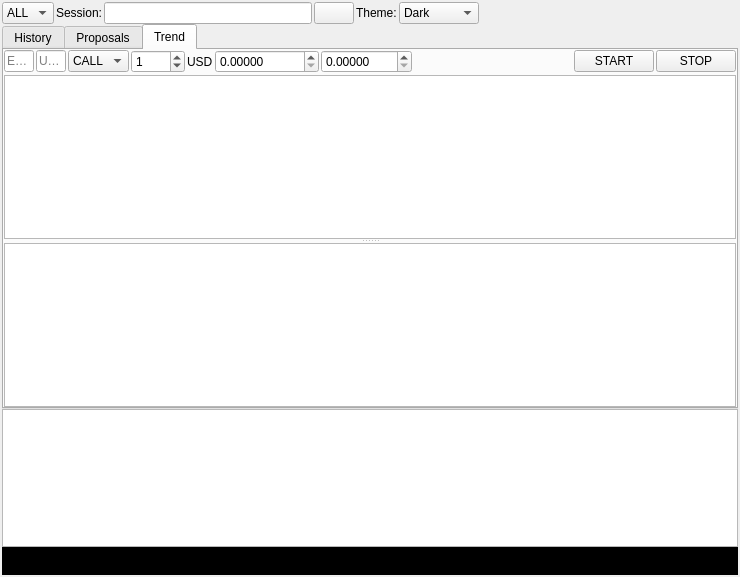
<?xml version="1.0" encoding="UTF-8"?>
<ui version="4.0">
 <class>CWdgCentral</class>
 <widget class="QWidget" name="CWdgCentral">
  <property name="geometry">
   <rect>
    <x>0</x>
    <y>0</y>
    <width>740</width>
    <height>577</height>
   </rect>
  </property>
  <property name="sizePolicy">
   <sizepolicy hsizetype="Preferred" vsizetype="Preferred">
    <horstretch>0</horstretch>
    <verstretch>0</verstretch>
   </sizepolicy>
  </property>
  <property name="windowTitle">
   <string>Broker Telegram Bot (by FDS)</string>
  </property>
  <layout class="QGridLayout" name="gridLayout">
   <property name="leftMargin">
    <number>2</number>
   </property>
   <property name="topMargin">
    <number>2</number>
   </property>
   <property name="rightMargin">
    <number>2</number>
   </property>
   <property name="bottomMargin">
    <number>2</number>
   </property>
   <property name="spacing">
    <number>0</number>
   </property>
   <item row="4" column="0">
    <widget class="QLabel" name="lblError">
     <property name="sizePolicy">
      <sizepolicy hsizetype="Expanding" vsizetype="Preferred">
       <horstretch>0</horstretch>
       <verstretch>0</verstretch>
      </sizepolicy>
     </property>
     <property name="styleSheet">
      <string notr="true">QLabel{background-color:black;}</string>
     </property>
     <property name="text">
      <string>&lt;no errors&gt;</string>
     </property>
     <property name="alignment">
      <set>Qt::AlignCenter</set>
     </property>
    </widget>
   </item>
   <item row="0" column="0">
    <layout class="QHBoxLayout" name="horizontalLayout_Main">
     <property name="spacing">
      <number>2</number>
     </property>
     <item>
      <widget class="QComboBox" name="comboSession">
       <item>
        <property name="text">
         <string>ALL</string>
        </property>
       </item>
      </widget>
     </item>
     <item>
      <widget class="QLabel" name="labelSession">
       <property name="text">
        <string>Session:</string>
       </property>
      </widget>
     </item>
     <item>
      <widget class="QLineEdit" name="leSession">
       <property name="maxLength">
        <number>256</number>
       </property>
       <property name="readOnly">
        <bool>true</bool>
       </property>
      </widget>
     </item>
     <item>
      <widget class="QPushButton" name="pbClearSession">
       <property name="text">
        <string/>
       </property>
       <property name="icon">
        <iconset resource="../BrokerTelegramBot.qrc">
         <normaloff>:/icons/resources/clear.png</normaloff>:/icons/resources/clear.png</iconset>
       </property>
      </widget>
     </item>
     <item>
      <widget class="QLabel" name="labelTheme">
       <property name="text">
        <string>Theme:</string>
       </property>
      </widget>
     </item>
     <item>
      <widget class="QComboBox" name="cbLookApply">
       <item>
        <property name="text">
         <string>Dark</string>
        </property>
       </item>
       <item>
        <property name="text">
         <string>Darkino</string>
        </property>
       </item>
       <item>
        <property name="text">
         <string>Desert</string>
        </property>
       </item>
       <item>
        <property name="text">
         <string>Mountain</string>
        </property>
       </item>
       <item>
        <property name="text">
         <string>Water</string>
        </property>
       </item>
      </widget>
     </item>
     <item>
      <widget class="QPushButton" name="pbBalance">
       <property name="text">
        <string/>
       </property>
       <property name="icon">
        <iconset resource="../BrokerTelegramBot.qrc">
         <normaloff>:/icons/resources/empty.png</normaloff>:/icons/resources/empty.png</iconset>
       </property>
       <property name="flat">
        <bool>true</bool>
       </property>
      </widget>
     </item>
     <item>
      <widget class="QLabel" name="leCurrency">
       <property name="text">
        <string/>
       </property>
      </widget>
     </item>
     <item>
      <spacer name="horizontalSpacer_2">
       <property name="orientation">
        <enum>Qt::Horizontal</enum>
       </property>
       <property name="sizeHint" stdset="0">
        <size>
         <width>40</width>
         <height>20</height>
        </size>
       </property>
      </spacer>
     </item>
    </layout>
   </item>
   <item row="2" column="0">
    <widget class="QTextEdit" name="textDetails"/>
   </item>
   <item row="3" column="0">
    <widget class="QLabel" name="lblInfo">
     <property name="sizePolicy">
      <sizepolicy hsizetype="Expanding" vsizetype="Preferred">
       <horstretch>0</horstretch>
       <verstretch>0</verstretch>
      </sizepolicy>
     </property>
     <property name="styleSheet">
      <string notr="true">QLabel{background-color:black;}</string>
     </property>
     <property name="text">
      <string>Ready.</string>
     </property>
     <property name="alignment">
      <set>Qt::AlignCenter</set>
     </property>
    </widget>
   </item>
   <item row="1" column="0">
    <widget class="QTabWidget" name="tabMain">
     <property name="currentIndex">
      <number>2</number>
     </property>
     <widget class="QWidget" name="tabHistory">
      <attribute name="title">
       <string>History</string>
      </attribute>
      <layout class="QGridLayout" name="gridLayout_2">
       <property name="leftMargin">
        <number>0</number>
       </property>
       <property name="topMargin">
        <number>0</number>
       </property>
       <property name="rightMargin">
        <number>0</number>
       </property>
       <property name="bottomMargin">
        <number>0</number>
       </property>
       <property name="spacing">
        <number>2</number>
       </property>
       <item row="0" column="0">
        <layout class="QHBoxLayout" name="horizontalLayout_HistoryHead">
         <property name="spacing">
          <number>2</number>
         </property>
         <item>
          <widget class="QLabel" name="labelPingSentRecv">
           <property name="text">
            <string>ping(sent/recv)</string>
           </property>
          </widget>
         </item>
         <item>
          <widget class="QSpinBox" name="sbPingSent">
           <property name="readOnly">
            <bool>true</bool>
           </property>
           <property name="maximum">
            <number>999999999</number>
           </property>
          </widget>
         </item>
         <item>
          <widget class="QSpinBox" name="sbPongRecv">
           <property name="readOnly">
            <bool>true</bool>
           </property>
           <property name="maximum">
            <number>999999999</number>
           </property>
          </widget>
         </item>
         <item>
          <widget class="QLabel" name="labelReqIdSentRecv">
           <property name="text">
            <string>req_id(sent/recv)</string>
           </property>
          </widget>
         </item>
         <item>
          <widget class="QSpinBox" name="sbReqIdSent">
           <property name="readOnly">
            <bool>true</bool>
           </property>
           <property name="maximum">
            <number>999999999</number>
           </property>
          </widget>
         </item>
         <item>
          <widget class="QSpinBox" name="sbReqIdRecv">
           <property name="readOnly">
            <bool>true</bool>
           </property>
           <property name="maximum">
            <number>999999999</number>
           </property>
          </widget>
         </item>
         <item>
          <widget class="QLabel" name="labelProposal">
           <property name="text">
            <string>Proposal:</string>
           </property>
          </widget>
         </item>
         <item>
          <widget class="QDoubleSpinBox" name="dsbProposal">
           <property name="maximum">
            <double>999.990000000000009</double>
           </property>
          </widget>
         </item>
         <item>
          <spacer name="horizontalSpacer">
           <property name="orientation">
            <enum>Qt::Horizontal</enum>
           </property>
           <property name="sizeHint" stdset="0">
            <size>
             <width>40</width>
             <height>20</height>
            </size>
           </property>
          </spacer>
         </item>
        </layout>
       </item>
       <item row="1" column="0">
        <widget class="QTableView" name="tbHistory"/>
       </item>
      </layout>
     </widget>
     <widget class="QWidget" name="tabProposals">
      <attribute name="title">
       <string>Proposals</string>
      </attribute>
      <layout class="QGridLayout" name="gridLayout_3">
       <property name="leftMargin">
        <number>0</number>
       </property>
       <property name="topMargin">
        <number>0</number>
       </property>
       <property name="rightMargin">
        <number>0</number>
       </property>
       <property name="bottomMargin">
        <number>0</number>
       </property>
       <property name="spacing">
        <number>2</number>
       </property>
       <item row="0" column="0">
        <layout class="QHBoxLayout" name="horizontalLayout_ProposalHead">
         <property name="spacing">
          <number>6</number>
         </property>
         <item>
          <widget class="QComboBox" name="comboProposals">
           <item>
            <property name="text">
             <string>ALL</string>
            </property>
           </item>
           <item>
            <property name="text">
             <string>VIP</string>
            </property>
           </item>
           <item>
            <property name="text">
             <string>trend</string>
            </property>
           </item>
          </widget>
         </item>
         <item>
          <widget class="QLabel" name="leProposalsTotal">
           <property name="text">
            <string>TOT</string>
           </property>
          </widget>
         </item>
         <item>
          <widget class="QLabel" name="leProposalsOpenSold">
           <property name="text">
            <string>OPEN/SOLD</string>
           </property>
          </widget>
         </item>
         <item>
          <widget class="QLabel" name="leProposalsLost">
           <property name="text">
            <string>LOST</string>
           </property>
          </widget>
         </item>
         <item>
          <widget class="QLabel" name="leProposalsWon">
           <property name="text">
            <string>WON</string>
           </property>
          </widget>
         </item>
         <item>
          <spacer name="horizontalSpacer_3">
           <property name="orientation">
            <enum>Qt::Horizontal</enum>
           </property>
           <property name="sizeHint" stdset="0">
            <size>
             <width>40</width>
             <height>20</height>
            </size>
           </property>
          </spacer>
         </item>
         <item>
          <widget class="QLabel" name="leProposalsProfit">
           <property name="text">
            <string>PROFIT</string>
           </property>
          </widget>
         </item>
         <item>
          <spacer name="horizontalSpacer_4">
           <property name="orientation">
            <enum>Qt::Horizontal</enum>
           </property>
           <property name="sizeHint" stdset="0">
            <size>
             <width>40</width>
             <height>20</height>
            </size>
           </property>
          </spacer>
         </item>
        </layout>
       </item>
       <item row="1" column="0">
        <widget class="QTableView" name="tbProposals"/>
       </item>
      </layout>
     </widget>
     <widget class="QWidget" name="tabTrend">
      <attribute name="title">
       <string>Trend</string>
      </attribute>
      <layout class="QGridLayout" name="gridLayout_4">
       <property name="leftMargin">
        <number>0</number>
       </property>
       <property name="topMargin">
        <number>0</number>
       </property>
       <property name="rightMargin">
        <number>0</number>
       </property>
       <property name="bottomMargin">
        <number>0</number>
       </property>
       <property name="spacing">
        <number>2</number>
       </property>
       <item row="0" column="0">
        <widget class="QLineEdit" name="leSymbA">
         <property name="sizePolicy">
          <sizepolicy hsizetype="Fixed" vsizetype="Fixed">
           <horstretch>0</horstretch>
           <verstretch>0</verstretch>
          </sizepolicy>
         </property>
         <property name="maximumSize">
          <size>
           <width>30</width>
           <height>16777215</height>
          </size>
         </property>
         <property name="inputMask">
          <string/>
         </property>
         <property name="maxLength">
          <number>3</number>
         </property>
         <property name="placeholderText">
          <string>EUR</string>
         </property>
        </widget>
       </item>
       <item row="0" column="1">
        <widget class="QLineEdit" name="leSymbB">
         <property name="sizePolicy">
          <sizepolicy hsizetype="Fixed" vsizetype="Fixed">
           <horstretch>0</horstretch>
           <verstretch>0</verstretch>
          </sizepolicy>
         </property>
         <property name="maximumSize">
          <size>
           <width>30</width>
           <height>16777215</height>
          </size>
         </property>
         <property name="inputMask">
          <string/>
         </property>
         <property name="maxLength">
          <number>3</number>
         </property>
         <property name="placeholderText">
          <string>USD</string>
         </property>
        </widget>
       </item>
       <item row="0" column="2">
        <widget class="QComboBox" name="comboContrType">
         <item>
          <property name="text">
           <string>CALL</string>
          </property>
         </item>
         <item>
          <property name="text">
           <string>PUT</string>
          </property>
         </item>
        </widget>
       </item>
       <item row="0" column="3">
        <widget class="QSpinBox" name="sbAmount">
         <property name="maximum">
          <number>9999</number>
         </property>
         <property name="value">
          <number>1</number>
         </property>
        </widget>
       </item>
       <item row="0" column="4">
        <widget class="QLabel" name="label">
         <property name="text">
          <string>USD</string>
         </property>
        </widget>
       </item>
       <item row="0" column="5">
        <widget class="QDoubleSpinBox" name="sbValue">
         <property name="decimals">
          <number>5</number>
         </property>
         <property name="maximum">
          <double>100000.000000000000000</double>
         </property>
        </widget>
       </item>
       <item row="0" column="6">
        <widget class="QDoubleSpinBox" name="sbMargin">
         <property name="decimals">
          <number>5</number>
         </property>
         <property name="maximum">
          <double>1000.000000000000000</double>
         </property>
         <property name="singleStep">
          <double>0.000010000000000</double>
         </property>
         <property name="value">
          <double>0.000000000000000</double>
         </property>
        </widget>
       </item>
       <item row="0" column="7">
        <spacer name="horizontalSpacer_5">
         <property name="orientation">
          <enum>Qt::Horizontal</enum>
         </property>
         <property name="sizeHint" stdset="0">
          <size>
           <width>40</width>
           <height>20</height>
          </size>
         </property>
        </spacer>
       </item>
       <item row="0" column="8">
        <widget class="QPushButton" name="pbTrendStart">
         <property name="text">
          <string>START</string>
         </property>
        </widget>
       </item>
       <item row="0" column="9">
        <widget class="QPushButton" name="pbTrendStop">
         <property name="text">
          <string>STOP</string>
         </property>
        </widget>
       </item>
       <item row="1" column="0" colspan="10">
        <widget class="QSplitter" name="splitter">
         <property name="orientation">
          <enum>Qt::Vertical</enum>
         </property>
         <widget class="QTableView" name="tbTrend"/>
         <widget class="QTableView" name="tbTrendProposals"/>
        </widget>
       </item>
      </layout>
     </widget>
    </widget>
   </item>
  </layout>
 </widget>
 <resources>
  <include location="../BrokerTelegramBot.qrc"/>
 </resources>
 <connections/>
</ui>
